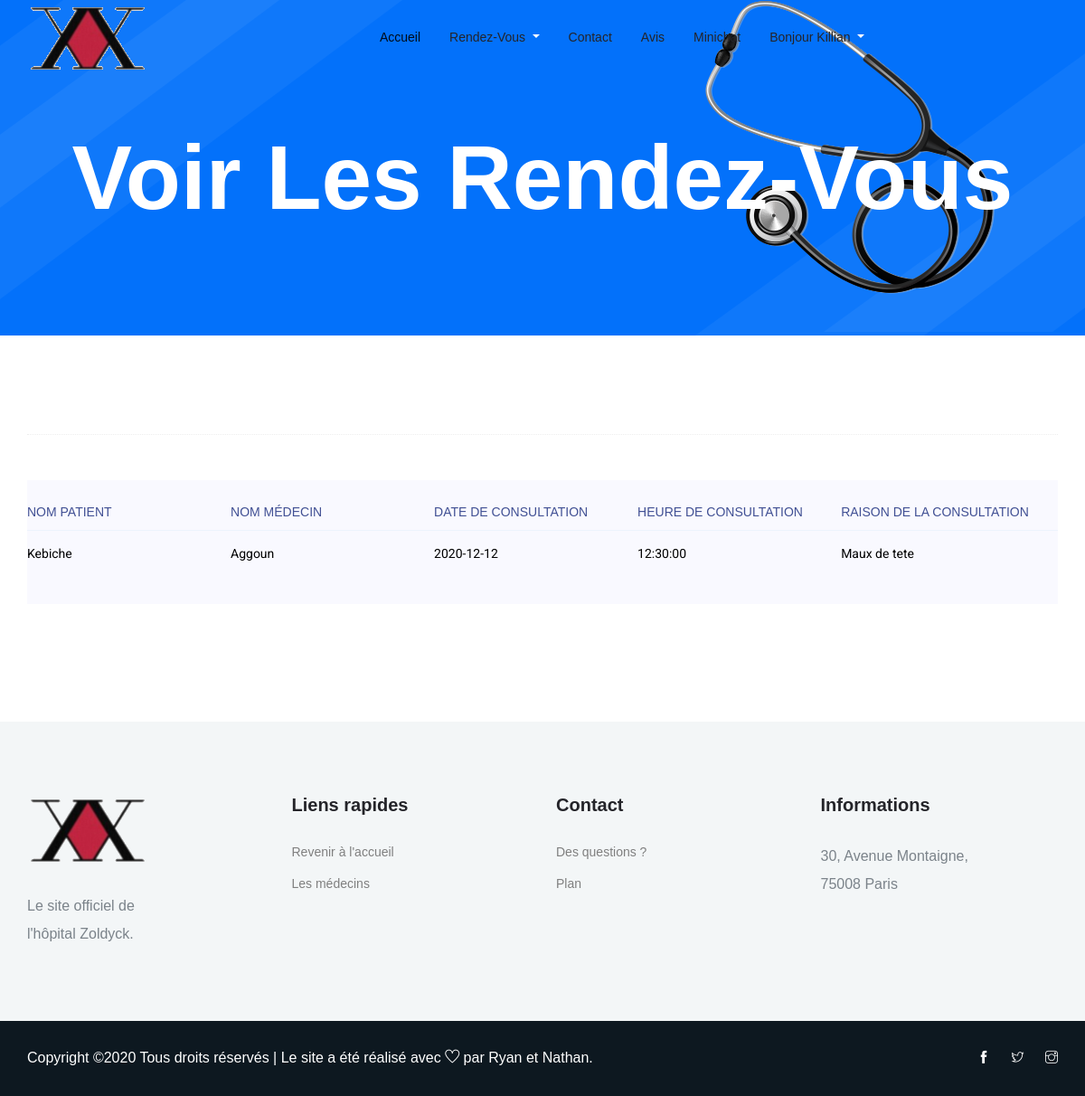
Screenshot of /views/voir_rdv.php (signed in) with the database file from the repository.
### tables this page shows
CREATE TABLE IF NOT EXISTS `reservation` (
  `id` int(11) NOT NULL AUTO_INCREMENT,
  `nom_patient` varchar(50) NOT NULL,
  `nom_medecin` varchar(50) NOT NULL,
  `date_consult` date NOT NULL,
  `time_consult` time NOT NULL,
  `rais_consult` text NOT NULL,
  PRIMARY KEY (`id`),
  KEY `fk_patient` (`nom_patient`),
  KEY `fk_medecin` (`nom_medecin`)
);

### views/voir_rdv.php (the view, shortened to what this page needs)
<!doctype html>
<html lang="en">
<head>
  <?php
      require_once('navbar.php');
    ?>
    <?php
    try{
	     $bdd= new PDO('mysql:host=localhost;dbname=hopital; charset=utf8','root','');
     }
     catch (Exception $e){
	      die('Erreur:'.$e->getMessage());
      }
      ?>
  <section class="breadcrumb_part breadcrumb_bg">
    <div class="container">
      <div class="row">
        <div class="col-lg-12">
          <div class="breadcrumb_iner">
            <div class="breadcrumb_iner_item">
              <h2 style="font-family: Arial, sans-serif">Voir les rendez-vous</h2>
            </div>
          </div>
        </div>
      </div>
    </div>
  </section>
  <section class="contact-section section_padding">
    <div class="container">
      <div class="section-top-border">
				<div class="progress-table-wrap">
					<div class="progress-table">
						<div class="table-head">
							<div class="visit" style="font-family: Arial, sans-serif">Nom patient</div>
							<div class="visit" style="font-family: Arial, sans-serif">Nom médecin</div>
							<div class="visit" style="font-family: Arial, sans-serif">Date de consultation</div>
							<div class="visit" style="font-family: Arial, sans-serif">Heure de consultation</div>
              <div class="visit" style="font-family: Arial, sans-serif">Raison de la consultation</div>
						</div>
            <?php
              if ($_SESSION['role'] == "admin") {
                $req = $bdd->query('SELECT * FROM reservation');
                $donnees= $req->fetchall();
              }
              else if ($_SESSION['role'] == "medecin"){
                $req = $bdd->prepare('SELECT * FROM reservation WHERE nom_medecin=?');
                $req->execute(array($_SESSION['nom_medecin']));
                $donnees= $req->fetchall();
              }
              else{
                $req = $bdd->prepare('SELECT * FROM reservation WHERE nom_patient=?');
                $req->execute(array($_SESSION['nom']));
                $donnees= $req->fetchall();
              }
              foreach ($donnees as $value) {
                echo '<div class="table-row">
                  <div class="visit" style="color:#000000" style="font-family: Arial, sans-serif">'.$value["nom_patient"].'</div>
                  <div class="visit" style="color:#000000" style="font-family: Arial, sans-serif">'.$value["nom_medecin"].'</div>
                  <div class="visit" style="color:#000000" style="font-family: Arial, sans-serif">'.$value["date_consult"].'</div>
                  <div class="visit" style="color:#000000" style="font-family: Arial, sans-serif">'.$value["time_consult"].'</div>
                  <div class="visit" style="color:#000000" style="font-family: Arial, sans-serif">'.$value["rais_consult"].'</div>
                </div>';
              }
             ?>
					</div>
				</div>
			</div>
    </div>
  </section>
  <?php
  require_once('footer.php');
   ?>
</html>

### rows the page displays
reservation: nom_patient "Kebiche", nom_medecin "Aggoun", date_consult "2020-12-12", time_consult "12:30:00", rais_consult "Maux de tete"

### other values shown
$_SESSION['prenom'] "Killian"
